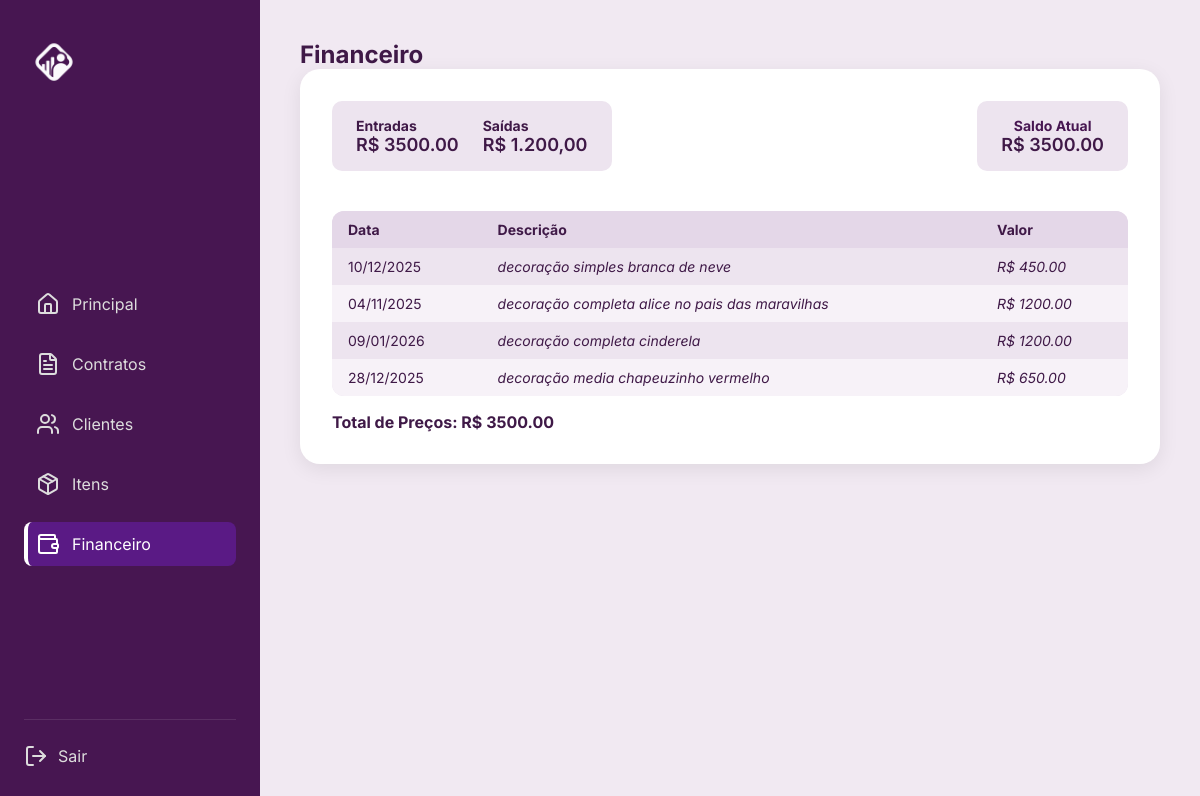
Page /financas/ on the earlier database version.
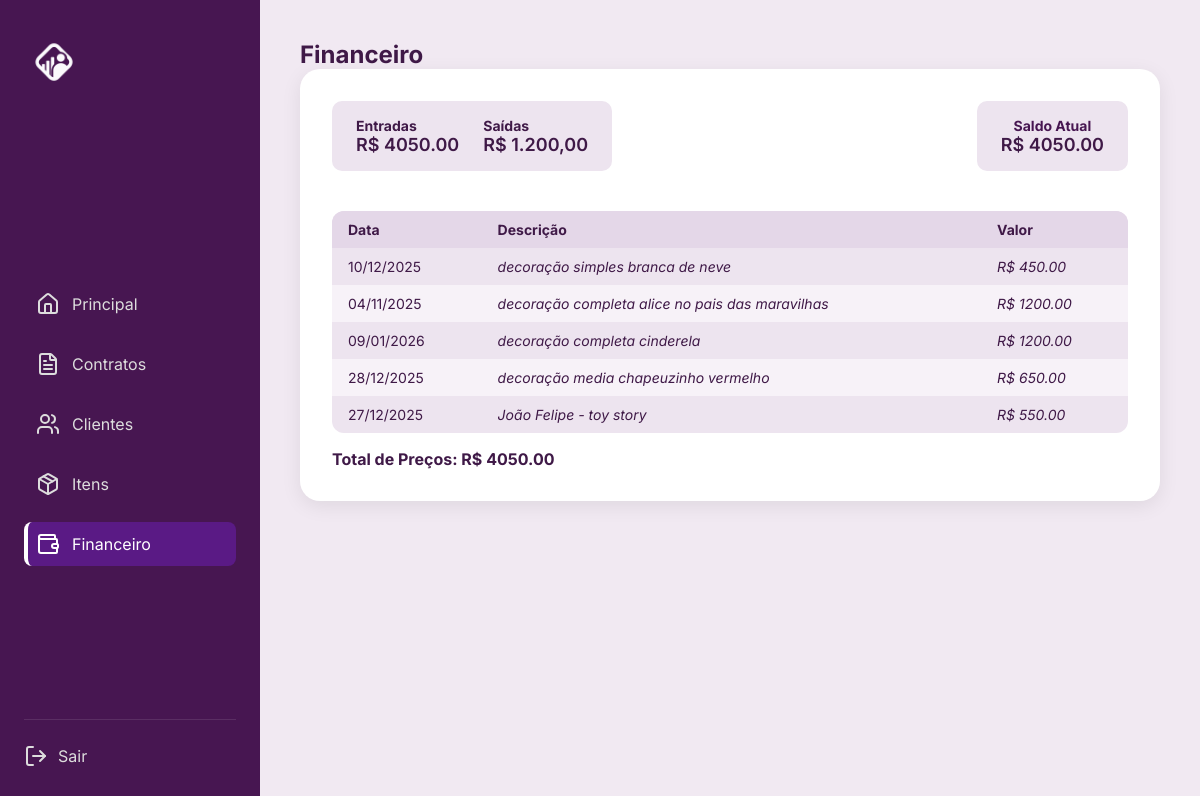
Same page on the later database version.
### forum/models.py (models this page shows, shortened)
class Festa(models.Model):
    nome_festa = models.CharField(max_length=100)
    data = models.DateField()
    local = models.CharField(max_length=150)
    cliente = models.ForeignKey(Cliente, on_delete=models.CASCADE)
    preco = models.DecimalField(max_digits=10, decimal_places=2, blank=True, null=True)

class Cliente(models.Model):
    nome = models.CharField(max_length=100)
    tema = models.CharField(max_length=150, blank=True, null=True)
    data_evento = models.DateField(blank=True, null=True)
    local = models.CharField(max_length=150, blank=True, null=True)
    valor_total = models.DecimalField(max_digits=10, decimal_places=2, blank=True, null=True)
    email = models.EmailField(unique=True)
    telefone = models.CharField(max_length=20)
    situacao = models.CharField(
        max_length=15,
        choices=[('ativa', 'Ativa'), ('desativado', 'Desativado')],
        default='ativo'
    )

### financas/views.py (the view)
# urls.py: path('', views.painel_financeiro, name='painel_financeiro'),
def painel_financeiro(request):
    festas = Festa.objects.all()
    clientes = Cliente.objects.filter(valor_total__isnull=False).exclude(valor_total=0)
    total_precos_festas = sum(f.preco for f in festas if f.preco) or 0
    total_precos_clientes = sum(c.valor_total for c in clientes if c.valor_total) or 0
    total_precos = total_precos_festas + total_precos_clientes
    return render(request, 'financas/finanças.html', {
        'festas': festas,
        'clientes': clientes,
        'total_precos': total_precos
    })

### financas/templates/financas/finanças.html (shortened to what this page needs)
<!DOCTYPE html>
<html lang="pt-BR">
  <head>
     {% load static %}
<link rel="stylesheet" href="{% static 'financas/finanças.css' %}" />
  </head>
  <body data-section="financas">
    <div class="container">
      <aside class="sidebar">
        <div class="logo">
          <img src="{% static 'financas/img/logobranca.png' %}">
        </div>
  <nav class="menu">
          <a href="{% url 'home' %}" class="menu-item" data-section="home">
            <i data-lucide="home"></i>
            <span>Principal</span>
          </a>
          <a href="{% url 'contratos' %}" class="menu-item" data-section="contratos">
            <i data-lucide="file-text"></i>
            <span>Contratos</span>
          </a>
          <a href="{% url 'lista_clientes' %}" class="menu-item" data-section="clientes">
            <i data-lucide="users"></i>
            <span>Clientes</span>
          </a>
          <a href="{% url 'listar_itens' %}" class="menu-item" data-section="itens">
            <i data-lucide="package"></i>
            <span>Itens</span>
          </a>
          <a href="{% url 'painel_financeiro' %}" class="menu-item active" data-section="financas">
            <i data-lucide="wallet"></i>
            <span>Financeiro</span>
          </a>
        </nav>
        <div class="logout">
          <a href="{% url 'pagina_login' %}">
            <i data-lucide="log-out"></i>
            <span>Sair</span>
          </a>
        </div>
      </aside>
      <main class="main">
        <h2>Financeiro</h2>
        <section class="painel-financeiro">
        <div class="top-bar">
                    <div class="resumo">
                      <div>
                        <h4>Entradas</h4>
                        <p>R$ {{total_precos|floatformat:2}}</p>
                      </div>
                      <div>
                        <h4>Saídas</h4>
                        <p>R$ 1.200,00</p>
                      </div>
                    </div>
                    <div class="saldo">
                      <h4>Saldo Atual</h4>
                      <p>R$ {{total_precos|floatformat:2}}</p>
                    </div>
          <table class="tabela">
            <thead>
              <tr>
                <th>Data</th>
                <th>Descrição</th>
                <th>Valor</th>
              </tr>
            </thead>
            <tbody>
              {% for festa in festas %}
              <tr>
               <td>{{ festa.data|date:"d/m/Y" }}</td>
                <td><em>{{ festa.nome_festa }}</em></td>
               <td><em>R$ {{ festa.preco|floatformat:2 }}</em></td>
              </tr>
                {% endfor %}
              {% for cliente in clientes %}
              <tr>
                <td>{% if cliente.data_evento %}{{ cliente.data_evento|date:"d/m/Y" }}{% else %}-{% endif %}</td>
                <td><em>{{ cliente.nome }}{% if cliente.tema %} - {{ cliente.tema }}{% endif %}</em></td>
                <td><em>R$ {{ cliente.valor_total|floatformat:2 }}</em></td>
              </tr>
              {% endfor %}
            </tbody>
          </table>
          <h4>Total de Preços: R$ {{ total_precos|floatformat:2 }}</h4>
        </section>
      </main>
    </div>
  </body>
</html>

Differences in the rows shown:
added Cliente: data_evento "27/12/2025", nome "João Felipe", tema "toy story", valor_total "550.00"
Other differences:
{{ total_precos|floatformat:2 }}: "3500.00" → "4050.00"
